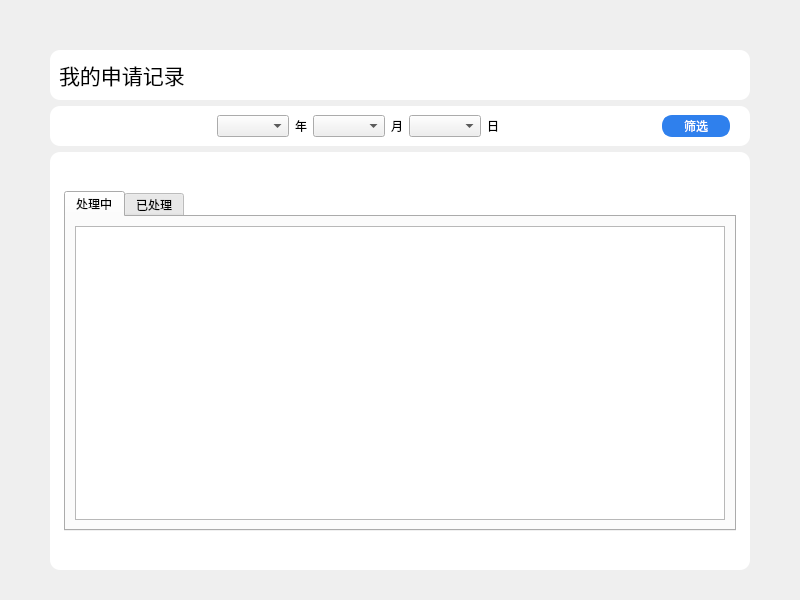
<?xml version="1.0" encoding="UTF-8"?>
<ui version="4.0">
 <class>MyApply</class>
 <widget class="QWidget" name="MyApply">
  <property name="geometry">
   <rect>
    <x>0</x>
    <y>0</y>
    <width>800</width>
    <height>600</height>
   </rect>
  </property>
  <property name="windowTitle">
   <string>Widget</string>
  </property>
  <layout class="QVBoxLayout" name="verticalLayout">
   <property name="leftMargin">
    <number>50</number>
   </property>
   <property name="topMargin">
    <number>50</number>
   </property>
   <property name="rightMargin">
    <number>50</number>
   </property>
   <property name="bottomMargin">
    <number>30</number>
   </property>
   <item>
    <widget class="QWidget" name="widget_2" native="true">
     <property name="styleSheet">
      <string notr="true">#widget_2 {
    background-color: #FFFFFF;
    border-radius: 10px;
}</string>
     </property>
     <layout class="QHBoxLayout" name="horizontalLayout_3">
      <item>
       <widget class="QLabel" name="label_4">
        <property name="font">
         <font>
          <pointsize>16</pointsize>
         </font>
        </property>
        <property name="text">
         <string>我的申请记录</string>
        </property>
       </widget>
      </item>
      <item>
       <spacer name="horizontalSpacer_4">
        <property name="orientation">
         <enum>Qt::Horizontal</enum>
        </property>
        <property name="sizeHint" stdset="0">
         <size>
          <width>585</width>
          <height>20</height>
         </size>
        </property>
       </spacer>
      </item>
     </layout>
    </widget>
   </item>
   <item>
    <widget class="QWidget" name="widget" native="true">
     <property name="styleSheet">
      <string notr="true">#widget {
    background-color: #FFFFFF;
    border-radius: 10px;
}</string>
     </property>
     <layout class="QHBoxLayout" name="horizontalLayout">
      <property name="rightMargin">
       <number>20</number>
      </property>
      <item>
       <spacer name="horizontalSpacer_2">
        <property name="orientation">
         <enum>Qt::Horizontal</enum>
        </property>
        <property name="sizeHint" stdset="0">
         <size>
          <width>172</width>
          <height>20</height>
         </size>
        </property>
       </spacer>
      </item>
      <item>
       <widget class="QComboBox" name="maplyYear"/>
      </item>
      <item>
       <widget class="QLabel" name="label">
        <property name="text">
         <string>年</string>
        </property>
       </widget>
      </item>
      <item>
       <widget class="QComboBox" name="maplyMonth"/>
      </item>
      <item>
       <widget class="QLabel" name="label_2">
        <property name="text">
         <string>月</string>
        </property>
       </widget>
      </item>
      <item>
       <widget class="QComboBox" name="maplyDay"/>
      </item>
      <item>
       <widget class="QLabel" name="label_3">
        <property name="text">
         <string>日</string>
        </property>
       </widget>
      </item>
      <item>
       <spacer name="horizontalSpacer">
        <property name="orientation">
         <enum>Qt::Horizontal</enum>
        </property>
        <property name="sizeHint" stdset="0">
         <size>
          <width>171</width>
          <height>20</height>
         </size>
        </property>
       </spacer>
      </item>
      <item>
       <widget class="QPushButton" name="maplyGet">
        <property name="styleSheet">
         <string notr="true">#maplyGet{
    font: 25 10pt '微软雅黑 Light';
    color: rgb(255,255,255);
	padding-left:20px;
	padding-right:20px;
    background-color: #2F80ED;
    border: 2px solid #2F80ED;
    border-radius: 10px;
}

#maplyGet:hover {
 	border: 2px solid #1652AB;
    background-color: #1652AB;
}

#maplyGet:pressed {
	 border: 2px solid #FFFFFF;
    background-color: #1652AB;
}</string>
        </property>
        <property name="text">
         <string>筛选</string>
        </property>
       </widget>
      </item>
     </layout>
    </widget>
   </item>
   <item>
    <widget class="QWidget" name="outside" native="true">
     <property name="styleSheet">
      <string notr="true">#outside {
    background-color: #FFFFFF;
    border-radius: 10px;
}</string>
     </property>
     <layout class="QGridLayout" name="gridLayout_2">
      <property name="leftMargin">
       <number>5</number>
      </property>
      <property name="topMargin">
       <number>30</number>
      </property>
      <property name="rightMargin">
       <number>5</number>
      </property>
      <property name="bottomMargin">
       <number>30</number>
      </property>
      <item row="0" column="0">
       <widget class="QWidget" name="inside" native="true">
        <property name="styleSheet">
         <string notr="true"/>
        </property>
        <layout class="QGridLayout" name="gridLayout">
         <item row="0" column="0">
          <widget class="QTabWidget" name="tabWidget">
           <property name="currentIndex">
            <number>0</number>
           </property>
           <widget class="QWidget" name="tab">
            <attribute name="title">
             <string>处理中</string>
            </attribute>
            <layout class="QGridLayout" name="gridLayout_4">
             <item row="0" column="0">
              <widget class="QTableWidget" name="maplySolving"/>
             </item>
            </layout>
           </widget>
           <widget class="QWidget" name="tab_2">
            <attribute name="title">
             <string>已处理</string>
            </attribute>
            <layout class="QGridLayout" name="gridLayout_5">
             <item row="0" column="0">
              <widget class="QTableWidget" name="maplySolved"/>
             </item>
            </layout>
           </widget>
          </widget>
         </item>
        </layout>
       </widget>
      </item>
     </layout>
    </widget>
   </item>
  </layout>
 </widget>
 <resources/>
 <connections/>
</ui>
